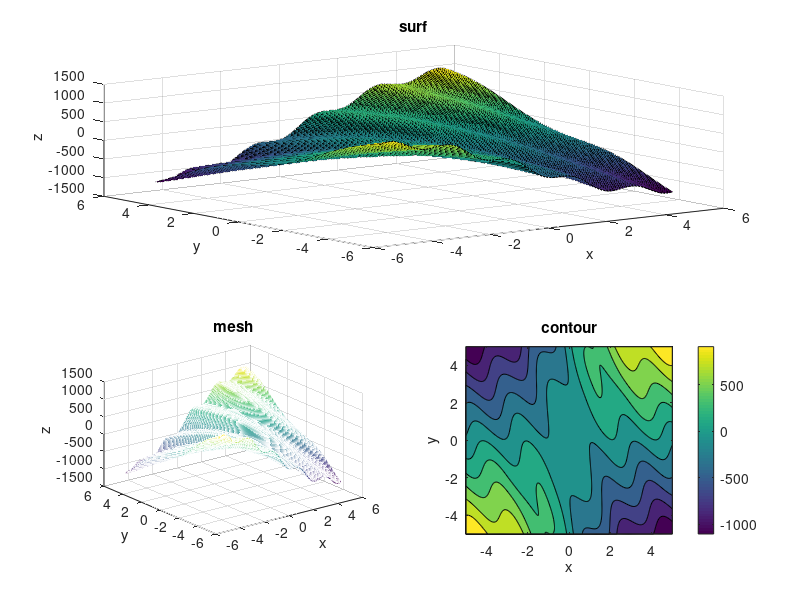

MATLAB code to generate this figure:

%Dar valores a la funcion
[X,Y] = meshgrid(-5:.05:5);
Z = Y * sin(pi*(X/10))+5*cos((X^2+Y^2)/8)+cos(X+Y)*cos(3*X-Y);

%Crear las gráficas
figure('Name', 'Grafica')
hold on
subplot(2,2,1:2)
surf(X,Y,Z)
title('surf')
xlabel('x')
ylabel('y')
zlabel('z')
subplot(2,2,3)
mesh(X,Y,Z)
title('mesh')
xlabel('x')
ylabel('y')
zlabel('z')
subplot(2,2,4)
contourf(X,Y,Z)
colorbar
title('contour')
xlabel('x')
ylabel('y')
zlabel('z')
hold off
